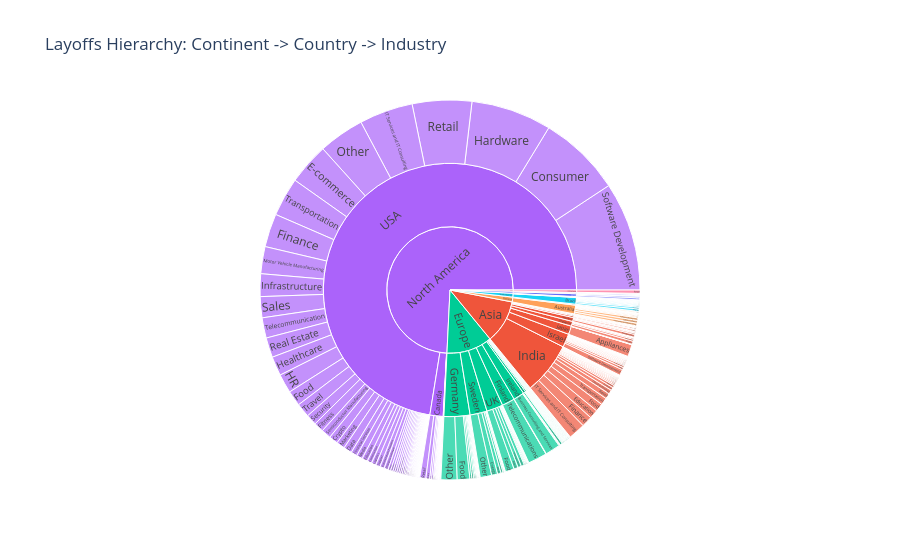

Notebook cell for this chart:
### Code cell
# Interactive Plotly sunburst chart: Continent -> Country -> Industry
fig_sunburst = px.sunburst(data_cleaned, 
                           path=['Continent', 'Country', 'Industry'], 
                           values='Laid_Off',
                           title='Layoffs Hierarchy: Continent -> Country -> Industry',
                           color='Continent')
fig_sunburst.show()

### Figure 1 — Plotly figure (JSON) as saved in the notebook; plotly's stock layout.template omitted (floating-point values rounded to 4 significant figures; data arrays with more than 128 entries replaced by an {"elided": "..."} marker saying what was removed)
{"data": [{"branchvalues": "total", "customdata": {"elided": "461x1 str values"}, "domain": {"x": [0, 1], "y": [0, 1]}, "hovertemplate": "labels=%{label}<br>Laid_Off=%{value}<br>parent=%{parent}<br>id=%{id}<br>Continent=%{customdata[0]}<extra></extra>", "ids": {"elided": "461 str values"}, "labels": {"elided": "461 str values"}, "marker": {"colors": {"elided": "461 str values"}}, "name": "", "parents": {"elided": "461 str values"}, "type": "sunburst", "values": {"elided": "461 float values"}}], "layout": {"legend": {"tracegroupgap": 0}, "title": {"text": "Layoffs Hierarchy: Continent -> Country -> Industry"}}}
